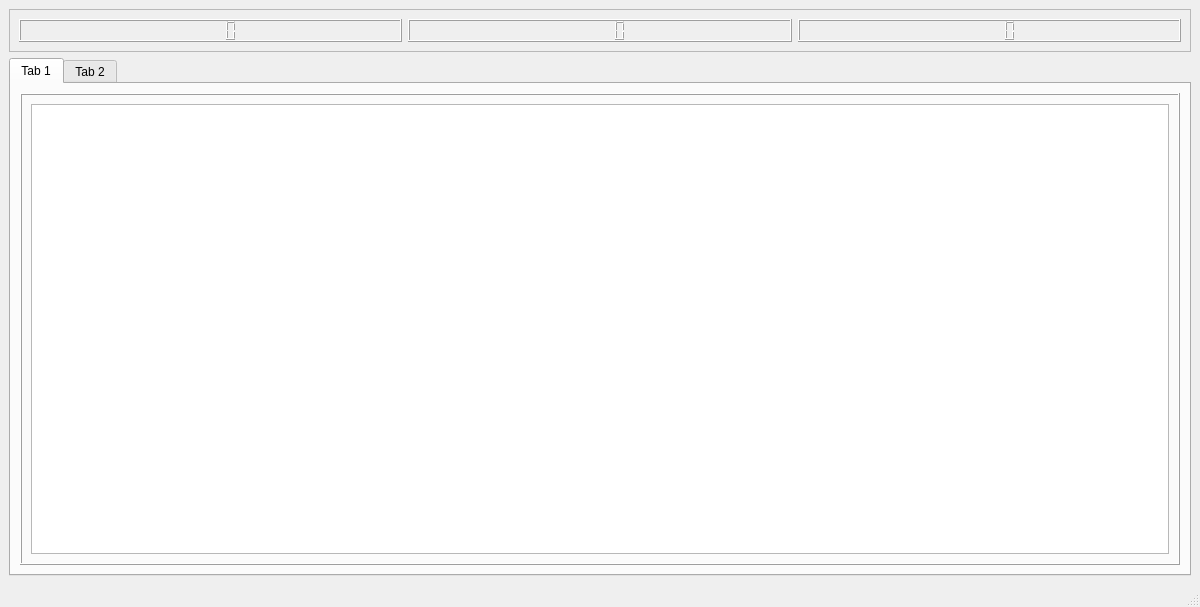
<?xml version="1.0" encoding="UTF-8"?>
<ui version="4.0">
 <class>MainWindow</class>
 <widget class="QMainWindow" name="MainWindow">
  <property name="geometry">
   <rect>
    <x>0</x>
    <y>0</y>
    <width>1200</width>
    <height>607</height>
   </rect>
  </property>
  <property name="minimumSize">
   <size>
    <width>1200</width>
    <height>0</height>
   </size>
  </property>
  <property name="windowTitle">
   <string>MainWindow</string>
  </property>
  <widget class="QWidget" name="centralwidget">
   <layout class="QVBoxLayout" name="verticalLayout">
    <item>
     <widget class="QFrame" name="frame">
      <property name="minimumSize">
       <size>
        <width>0</width>
        <height>30</height>
       </size>
      </property>
      <property name="maximumSize">
       <size>
        <width>16777215</width>
        <height>200</height>
       </size>
      </property>
      <property name="frameShape">
       <enum>QFrame::StyledPanel</enum>
      </property>
      <property name="frameShadow">
       <enum>QFrame::Raised</enum>
      </property>
      <layout class="QHBoxLayout" name="horizontalLayout">
       <item>
        <widget class="QLCDNumber" name="lcdNumber_3"/>
       </item>
       <item>
        <widget class="QLCDNumber" name="lcdNumber_2"/>
       </item>
       <item>
        <widget class="QLCDNumber" name="lcdNumber"/>
       </item>
      </layout>
     </widget>
    </item>
    <item>
     <widget class="QTabWidget" name="tabWidget">
      <property name="currentIndex">
       <number>0</number>
      </property>
      <widget class="QWidget" name="widget">
       <attribute name="title">
        <string>Tab 1</string>
       </attribute>
       <layout class="QHBoxLayout" name="horizontalLayout_2">
        <item>
         <widget class="QFrame" name="frame_4">
          <property name="frameShape">
           <enum>QFrame::Box</enum>
          </property>
          <property name="frameShadow">
           <enum>QFrame::Raised</enum>
          </property>
          <layout class="QVBoxLayout" name="verticalLayout_3">
           <item>
            <widget class="QTableView" name="checkInView"/>
           </item>
          </layout>
         </widget>
        </item>
       </layout>
      </widget>
      <widget class="QWidget" name="tab_2">
       <attribute name="title">
        <string>Tab 2</string>
       </attribute>
       <layout class="QHBoxLayout" name="horizontalLayout_5">
        <item>
         <widget class="QFrame" name="frame_7">
          <property name="frameShape">
           <enum>QFrame::StyledPanel</enum>
          </property>
          <property name="frameShadow">
           <enum>QFrame::Raised</enum>
          </property>
         </widget>
        </item>
       </layout>
      </widget>
     </widget>
    </item>
   </layout>
  </widget>
  <widget class="QMenuBar" name="menubar">
   <property name="geometry">
    <rect>
     <x>0</x>
     <y>0</y>
     <width>1200</width>
     <height>23</height>
    </rect>
   </property>
  </widget>
  <widget class="QStatusBar" name="statusbar"/>
 </widget>
 <resources/>
 <connections/>
</ui>
